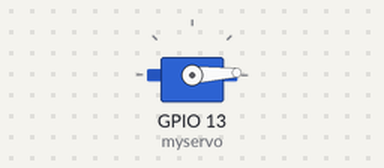
This program was run on a simulated ESP32. Shown: servo.

Above: at 0.05 s.
At 1.3 s:
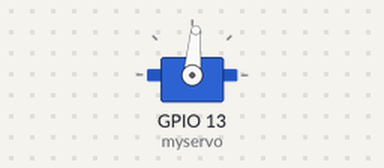
At 2.6 s:
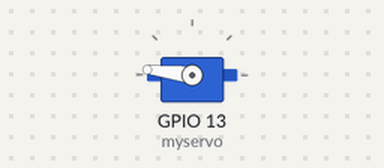
At 5.2 s:
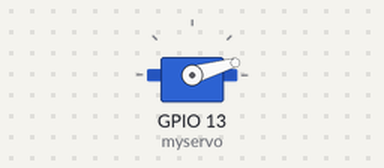
Timing chart, 0 to 7.1 s (numbered marks = the images above):
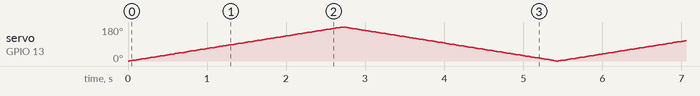

The program:

main.cpp
```cpp
#include <ESP32Servo.h>

Servo myservo;

int servoMin = 0;
int servoMax = 180;
int pos = 0;

void setup() {
  // ปรับ minPulse และ maxPulse ตามเซอร์โวที่คุณใช้ (ลองค่าต่าง ๆ เช่น 500-2400)
  myservo.attach(13, 400, 2500);
}

void loop() {
  for (pos = servoMin; pos <= servoMax; pos++) {
    myservo.write(pos);
    delay(15);
  }
  for (pos = servoMax; pos >= servoMin; pos--) {
    myservo.write(pos);
    delay(15);
  }
}
```
